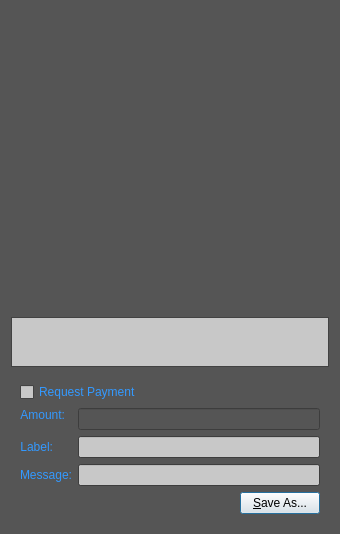
<?xml version="1.0" encoding="UTF-8"?>
<ui version="4.0">
 <class>QRCodeDialog</class>
 <widget class="QDialog" name="QRCodeDialog">
  <property name="geometry">
   <rect>
    <x>0</x>
    <y>0</y>
    <width>340</width>
    <height>530</height>
   </rect>
  </property>
  <property name="palette">
   <palette>
    <active>
     <colorrole role="WindowText">
      <brush brushstyle="SolidPattern">
       <color alpha="255">
        <red>51</red>
        <green>153</green>
        <blue>255</blue>
       </color>
      </brush>
     </colorrole>
     <colorrole role="Base">
      <brush brushstyle="SolidPattern">
       <color alpha="255">
        <red>200</red>
        <green>200</green>
        <blue>200</blue>
       </color>
      </brush>
     </colorrole>
     <colorrole role="Window">
      <brush brushstyle="SolidPattern">
       <color alpha="255">
        <red>85</red>
        <green>85</green>
        <blue>85</blue>
       </color>
      </brush>
     </colorrole>
    </active>
    <inactive>
     <colorrole role="WindowText">
      <brush brushstyle="SolidPattern">
       <color alpha="255">
        <red>51</red>
        <green>153</green>
        <blue>255</blue>
       </color>
      </brush>
     </colorrole>
     <colorrole role="Base">
      <brush brushstyle="SolidPattern">
       <color alpha="255">
        <red>200</red>
        <green>200</green>
        <blue>200</blue>
       </color>
      </brush>
     </colorrole>
     <colorrole role="Window">
      <brush brushstyle="SolidPattern">
       <color alpha="255">
        <red>85</red>
        <green>85</green>
        <blue>85</blue>
       </color>
      </brush>
     </colorrole>
    </inactive>
    <disabled>
     <colorrole role="WindowText">
      <brush brushstyle="SolidPattern">
       <color alpha="255">
        <red>120</red>
        <green>120</green>
        <blue>120</blue>
       </color>
      </brush>
     </colorrole>
     <colorrole role="Base">
      <brush brushstyle="SolidPattern">
       <color alpha="255">
        <red>85</red>
        <green>85</green>
        <blue>85</blue>
       </color>
      </brush>
     </colorrole>
     <colorrole role="Window">
      <brush brushstyle="SolidPattern">
       <color alpha="255">
        <red>85</red>
        <green>85</green>
        <blue>85</blue>
       </color>
      </brush>
     </colorrole>
    </disabled>
   </palette>
  </property>
  <property name="windowTitle">
   <string>QR Code Dialog</string>
  </property>
  <layout class="QVBoxLayout" name="verticalLayout_3">
   <item>
    <widget class="QLabel" name="lblQRCode">
     <property name="sizePolicy">
      <sizepolicy hsizetype="Expanding" vsizetype="Expanding">
       <horstretch>0</horstretch>
       <verstretch>0</verstretch>
      </sizepolicy>
     </property>
     <property name="minimumSize">
      <size>
       <width>300</width>
       <height>300</height>
      </size>
     </property>
     <property name="textFormat">
      <enum>Qt::PlainText</enum>
     </property>
     <property name="alignment">
      <set>Qt::AlignCenter</set>
     </property>
     <property name="wordWrap">
      <bool>true</bool>
     </property>
    </widget>
   </item>
   <item>
    <widget class="QPlainTextEdit" name="outUri">
     <property name="sizePolicy">
      <sizepolicy hsizetype="Expanding" vsizetype="Minimum">
       <horstretch>0</horstretch>
       <verstretch>0</verstretch>
      </sizepolicy>
     </property>
     <property name="minimumSize">
      <size>
       <width>0</width>
       <height>50</height>
      </size>
     </property>
     <property name="tabChangesFocus">
      <bool>true</bool>
     </property>
     <property name="textInteractionFlags">
      <set>Qt::TextSelectableByKeyboard|Qt::TextSelectableByMouse</set>
     </property>
    </widget>
   </item>
   <item>
    <widget class="QWidget" name="widget" native="true">
     <layout class="QVBoxLayout" name="verticalLayout_2">
      <item>
       <widget class="QCheckBox" name="chkReqPayment">
        <property name="enabled">
         <bool>true</bool>
        </property>
        <property name="text">
         <string>Request Payment</string>
        </property>
       </widget>
      </item>
      <item>
       <layout class="QFormLayout" name="formLayout">
        <property name="fieldGrowthPolicy">
         <enum>QFormLayout::AllNonFixedFieldsGrow</enum>
        </property>
        <item row="1" column="0">
         <widget class="QLabel" name="lblLabel">
          <property name="text">
           <string>Label:</string>
          </property>
          <property name="textFormat">
           <enum>Qt::PlainText</enum>
          </property>
          <property name="alignment">
           <set>Qt::AlignRight|Qt::AlignTrailing|Qt::AlignVCenter</set>
          </property>
          <property name="buddy">
           <cstring>lnLabel</cstring>
          </property>
         </widget>
        </item>
        <item row="1" column="1">
         <widget class="QLineEdit" name="lnLabel"/>
        </item>
        <item row="2" column="0">
         <widget class="QLabel" name="lblMessage">
          <property name="text">
           <string>Message:</string>
          </property>
          <property name="textFormat">
           <enum>Qt::PlainText</enum>
          </property>
          <property name="alignment">
           <set>Qt::AlignRight|Qt::AlignTrailing|Qt::AlignVCenter</set>
          </property>
          <property name="buddy">
           <cstring>lnMessage</cstring>
          </property>
         </widget>
        </item>
        <item row="2" column="1">
         <widget class="QLineEdit" name="lnMessage"/>
        </item>
        <item row="0" column="0">
         <widget class="QLabel" name="lblAmount">
          <property name="sizePolicy">
           <sizepolicy hsizetype="Preferred" vsizetype="Maximum">
            <horstretch>0</horstretch>
            <verstretch>0</verstretch>
           </sizepolicy>
          </property>
          <property name="text">
           <string>Amount:</string>
          </property>
          <property name="textFormat">
           <enum>Qt::PlainText</enum>
          </property>
          <property name="alignment">
           <set>Qt::AlignRight|Qt::AlignTrailing|Qt::AlignVCenter</set>
          </property>
          <property name="buddy">
           <cstring>lnReqAmount</cstring>
          </property>
         </widget>
        </item>
        <item row="0" column="1">
         <widget class="BitcoinAmountField" name="lnReqAmount">
          <property name="enabled">
           <bool>false</bool>
          </property>
          <property name="minimumSize">
           <size>
            <width>80</width>
            <height>0</height>
           </size>
          </property>
         </widget>
        </item>
       </layout>
      </item>
      <item>
       <layout class="QHBoxLayout" name="horizontalLayout">
        <item>
         <spacer name="horizontalSpacer">
          <property name="orientation">
           <enum>Qt::Horizontal</enum>
          </property>
          <property name="sizeHint" stdset="0">
           <size>
            <width>40</width>
            <height>20</height>
           </size>
          </property>
         </spacer>
        </item>
        <item>
         <widget class="QPushButton" name="btnSaveAs">
          <property name="text">
           <string>&amp;Save As...</string>
          </property>
         </widget>
        </item>
       </layout>
      </item>
     </layout>
    </widget>
   </item>
  </layout>
 </widget>
 <customwidgets>
  <customwidget>
   <class>BitcoinAmountField</class>
   <extends>QLineEdit</extends>
   <header>bitcoinamountfield.h</header>
   <container>1</container>
  </customwidget>
 </customwidgets>
 <resources/>
 <connections>
  <connection>
   <sender>chkReqPayment</sender>
   <signal>clicked(bool)</signal>
   <receiver>lnReqAmount</receiver>
   <slot>setEnabled(bool)</slot>
   <hints>
    <hint type="sourcelabel">
     <x>92</x>
     <y>285</y>
    </hint>
    <hint type="destinationlabel">
     <x>98</x>
     <y>311</y>
    </hint>
   </hints>
  </connection>
 </connections>
</ui>
